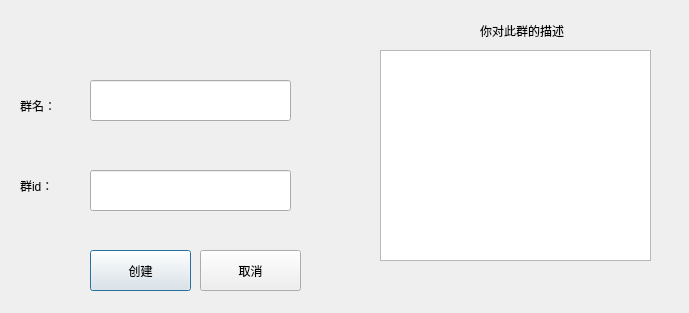
<?xml version="1.0" encoding="UTF-8"?>
<ui version="4.0">
 <class>dialog_creategroup</class>
 <widget class="QDialog" name="dialog_creategroup">
  <property name="geometry">
   <rect>
    <x>0</x>
    <y>0</y>
    <width>689</width>
    <height>313</height>
   </rect>
  </property>
  <property name="windowTitle">
   <string>Dialog</string>
  </property>
  <widget class="QPushButton" name="pushButton">
   <property name="geometry">
    <rect>
     <x>90</x>
     <y>250</y>
     <width>101</width>
     <height>41</height>
    </rect>
   </property>
   <property name="text">
    <string>创建</string>
   </property>
  </widget>
  <widget class="QPushButton" name="pushButton_2">
   <property name="geometry">
    <rect>
     <x>200</x>
     <y>250</y>
     <width>101</width>
     <height>41</height>
    </rect>
   </property>
   <property name="text">
    <string>取消</string>
   </property>
  </widget>
  <widget class="QLineEdit" name="lineEdit_group_name">
   <property name="geometry">
    <rect>
     <x>90</x>
     <y>80</y>
     <width>201</width>
     <height>41</height>
    </rect>
   </property>
  </widget>
  <widget class="QTextEdit" name="textEdit_describe">
   <property name="geometry">
    <rect>
     <x>380</x>
     <y>50</y>
     <width>271</width>
     <height>211</height>
    </rect>
   </property>
  </widget>
  <widget class="QLabel" name="label">
   <property name="geometry">
    <rect>
     <x>20</x>
     <y>90</y>
     <width>61</width>
     <height>31</height>
    </rect>
   </property>
   <property name="text">
    <string>群名：</string>
   </property>
  </widget>
  <widget class="QLabel" name="label_2">
   <property name="geometry">
    <rect>
     <x>20</x>
     <y>170</y>
     <width>54</width>
     <height>31</height>
    </rect>
   </property>
   <property name="text">
    <string>群id：</string>
   </property>
  </widget>
  <widget class="QLabel" name="label_3">
   <property name="geometry">
    <rect>
     <x>480</x>
     <y>20</y>
     <width>91</width>
     <height>21</height>
    </rect>
   </property>
   <property name="text">
    <string>你对此群的描述</string>
   </property>
  </widget>
  <widget class="QLineEdit" name="lineEdit_account">
   <property name="geometry">
    <rect>
     <x>90</x>
     <y>170</y>
     <width>201</width>
     <height>41</height>
    </rect>
   </property>
  </widget>
 </widget>
 <resources/>
 <connections/>
</ui>
